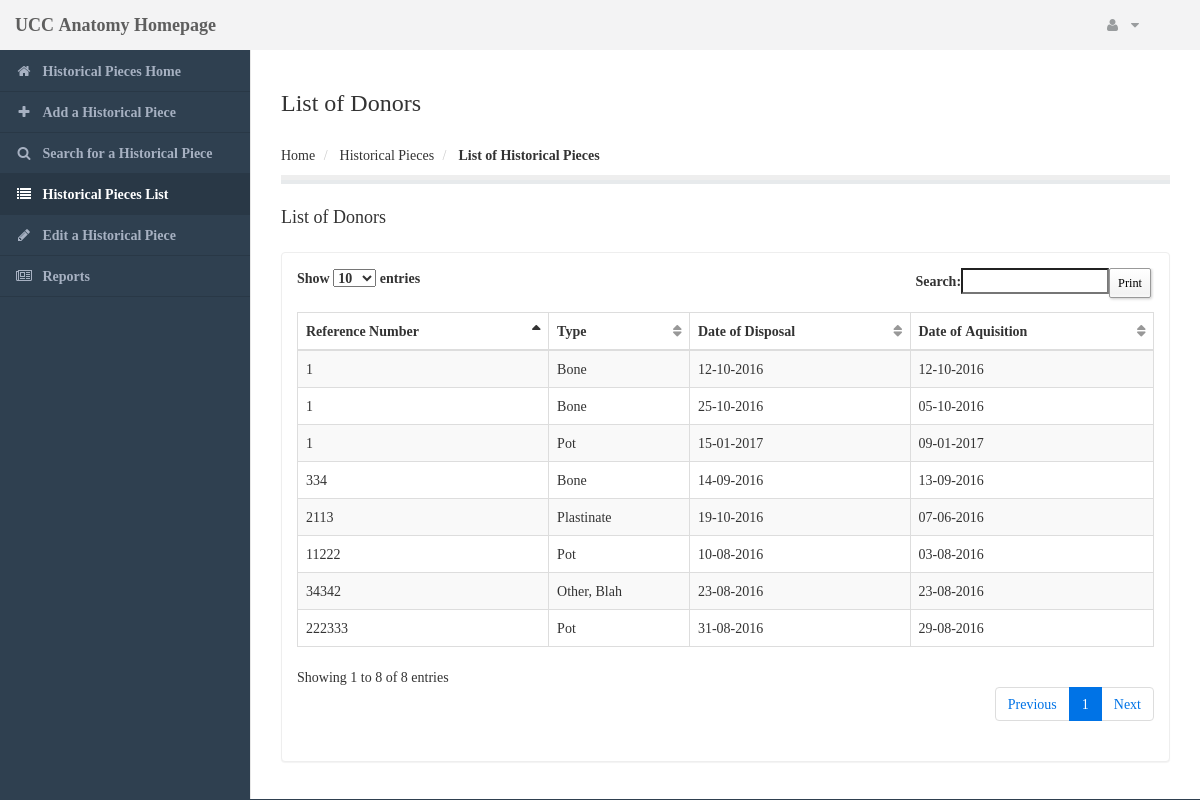
The page /historical_pieces_list_table.php (signed in) on the database its author committed.
### tables this page shows
CREATE TABLE `historical_pieces_table` (
  `unique_id` int(11) NOT NULL AUTO_INCREMENT,
  `donor_reference_num_hist_pieces` int(20) NOT NULL,
  `type_of_specimen` varchar(70) NOT NULL,
  `other_specimen_type` varchar(60) NOT NULL,
  `date_aquired_on` date NOT NULL,
  `date_disposed_of` date NOT NULL,
  `description` varchar(200) NOT NULL,
  PRIMARY KEY (`unique_id`)
);

### php_functionality/historical_pieces/historical_pieces_list_table_1.php (the view, shortened to what this page needs)
<?php
	$connect_error1 = 'Sorry, we\'re experiencing some connection issues.';
	$result = mysql_query("SELECT * FROM historical_pieces_table") or die($connect_error1);
	while($row = mysql_fetch_assoc($result)) {
			$date_of_disposal = $row['date_disposed_of'];
												$formatted_date_of_disposal = date('d-m-Y', strtotime($date_of_disposal));
												$date_of_aquisition = $row['date_aquired_on'];
												$formatted_date_of_aquisition = date('d-m-Y', strtotime($date_of_aquisition));
												if(!empty($row['other_specimen_type'])) {
													$other_spec_type = ', ' . $row['other_specimen_type'];
												} else {
													$other_spec_type = "";
												}
											echo '<tr>';
												echo '<td>' . 	$row['donor_reference_num_hist_pieces']		 . '</td>';
												echo '<td>' . 	$row['type_of_specimen']  . $other_spec_type 	. '</td>';
												echo '<td>' . 	$formatted_date_of_disposal 	. '</td>';
												echo '<td>' . 	$formatted_date_of_aquisition 	. '</td>';
											echo '</tr>';
	}
?>

### historical_pieces_list_table.php (shortened to what this page needs)
<!DOCTYPE html>
<html lang="en">
<head>
	<link href="css/my_customized.css" type="text/css" rel="stylesheet"/>
    <link href="bower_components/bootstrap/dist/css/bootstrap.min.css" rel="stylesheet">
    <link href="bower_components/metisMenu/dist/metisMenu.min.css" rel="stylesheet">
    <link href="dist/css/timeline.css" rel="stylesheet">
    <link href="dist/css/sb-admin-2.css" rel="stylesheet">
    <link href="bower_components/morrisjs/morris.css" rel="stylesheet">
    <link href="bower_components/font-awesome/css/font-awesome.min.css" rel="stylesheet" type="text/css">
    <link href="bower_components/datatables/media/css/dataTables.tableTools.css" rel="stylesheet" type="text/css"/>
</head>
<body>
	<div id="wrapper">
	<?php
		include 'php_functionality/historical_pieces/historical_pieces_navigation_menu.php';
		$show_form = true;
	?>
				<div id="page-wrapper">
						<div id="border-under-header">
                          <div class="row" id="welcomePageMainDiv">
                               <div class="col-lg-10">
                                  <h2 class="page-header" id="homepageHeader">List of Donors</h2>
                                  <ol class="breadcrumb">
                                  	  <li>
                                      	<a href="historical_pieces_home.php">Home</a>
                                      </li>
                                      <li>
                                      	<a href="#">Historical Pieces</a>
                                      </li>
                                      <li class="active">
                                          <a href="historical_pieces_list_table.php"><strong>List of Historical Pieces</strong></a>
                                      </li>
                                  </ol>
                               </div>
                              </div>
                          </div>
						<div class="row">
							<div class="col-lg-12">
										<div class="ibox-title">
                                			<h4>List of Donors
                                    		</h4>
                                         </div>
                                  <div class="panel panel-blue-new">
									<?php
										if($show_form == true) {
									?>
									<div class="panel-body">
										<div class="dataTable_wrapper">
											<div class="table-responsive">
												<table class="table table-striped table-bordered table-hover sortable" id="patientTable">
													<thead>
                                                        <tr>
                                                        	<th>Reference Number</th>
                                                            <th>Type</th>
                                                   			<th>Date of Disposal</th>
                                                            <th>Date of Aquisition</th>
                                                        </tr>
													</thead>
                                                	<tbody>
													 	<?php
                                                       	 		include 'php_functionality/historical_pieces/historical_pieces_list_table_1.php';
                                                    	?>
    												</tbody>
    											</table>
											</div>
										</div>
									</div>
								</div>
								<?php
									}
								?>
							</div>
						</div>
					</div>
</body>
</html>

### php_functionality/historical_pieces/historical_pieces_navigation_menu.php (shortened to what this page needs)
<?php
echo '
<nav class="navbar navbar-default navbar-static-top" role="navigation" style="margin-bottom: 0;">
            <div class="navbar-header">
                <a class="navbar-brand" href="anatomy_homepage.php" style="font-weight:bold">UCC Anatomy Homepage
		</a>
            </div>
            <ul class="nav navbar-top-links navbar-right" id="notification_link" >
					<li class="dropdown">
						<a class="dropdown-toggle tour-step tour-step-seven" data-toggle="dropdown" href="#">
							<i class="fa fa-user fa-fw"></i>  <i class="fa fa-caret-down"></i>
						</a>
					</li>
            </ul>
            <div class="navbar-default sidebar navbar-static-side" role="navigation"/>
                <div class="sidebar-nav navbar-collapse">
                    <ul class="nav" id="side-menu">
			<li>
                            <a href="historical_pieces_home.php"><i class="fa fa-home fa-fw"></i> Historical Pieces Home</a>
                        </li>
			<li>
                            <a href="add_donor_historical_pieces.php"><i class="fa fa-plus fa-fw"></i> Add a Historical Piece</a>
                        </li>
			<li>
                            <a href="search_for_donor_historical_pieces.php"><i class="fa fa-search fa-fw"></i> Search for a Historical Piece</a>
                        </li>
			<li>
                            <a href="historical_pieces_list_table.php"><i class="fa fa-list fa-fw"></i> Historical Pieces List</a>
                        </li>
			<li>
                            <a href="historical_pieces_history_edit_import.php"><i class="fa fa-pencil fa-fw"></i> Edit a Historical Piece</a>
                        </li>
						<li>
						  <a href="#"><i class="fa fa-newspaper-o fa-fw"></i> Reports</span></a>
						</li>
                    </ul>
                </div>
            </div>
'
?>

### bower_components/datatables/media/css/dataTables.tableTools.css (style rules this page uses)
table.DTTT_selectable tbody tr { cursor: pointer; *cursor: hand; }

### php_functionality/historical_pieces/historical_pieces_navigation_menu.php (style rules this page uses)
.nav > li > a { color: #a7b1c2; font-weight: bold; }
.nav.navbar-right > li > a { color: #999c9e; }
.nav > li > a i { margin-right: 6px; }
.navbar { border: 0; }
.navbar-default { background-color: transparent; border-color: #435361; }
.navbar-top-links li { display: inline-block; }
.navbar-top-links li:last-child { margin-right: 40px; }
.navbar-top-links li a { padding: 20px 10p; }
.nav.navbar-top-links a { font-size: 14px; }
.navbar-fixed-top, .navbar-static-top { background: #f3f3f4; }
#side-menu { background-color: #2f4050; }
body { background-color: #2f4050; }

### rows shown on the page
historical_pieces_table: donor_reference_num_hist_pieces "11222", type_of_specimen "Pot", date_disposed_of "10-08-2016", date_aquired_on "03-08-2016"
historical_pieces_table: donor_reference_num_hist_pieces "222333", type_of_specimen "Pot", date_disposed_of "31-08-2016", date_aquired_on "29-08-2016"
historical_pieces_table: donor_reference_num_hist_pieces "2113", type_of_specimen "Plastinate", date_disposed_of "19-10-2016", date_aquired_on "07-06-2016"
historical_pieces_table: donor_reference_num_hist_pieces "34342", type_of_specimen "Other", other_specimen_type ", Blah", date_disposed_of "23-08-2016", date_aquired_on "23-08-2016"
historical_pieces_table: donor_reference_num_hist_pieces "334", type_of_specimen "Bone", date_disposed_of "14-09-2016", date_aquired_on "13-09-2016"
historical_pieces_table: donor_reference_num_hist_pieces "1", type_of_specimen "Bone", date_disposed_of "12-10-2016", date_aquired_on "12-10-2016"
historical_pieces_table: donor_reference_num_hist_pieces "1", type_of_specimen "Bone", date_disposed_of "25-10-2016", date_aquired_on "05-10-2016"
historical_pieces_table: donor_reference_num_hist_pieces "1", type_of_specimen "Pot", date_disposed_of "15-01-2017", date_aquired_on "09-01-2017"
